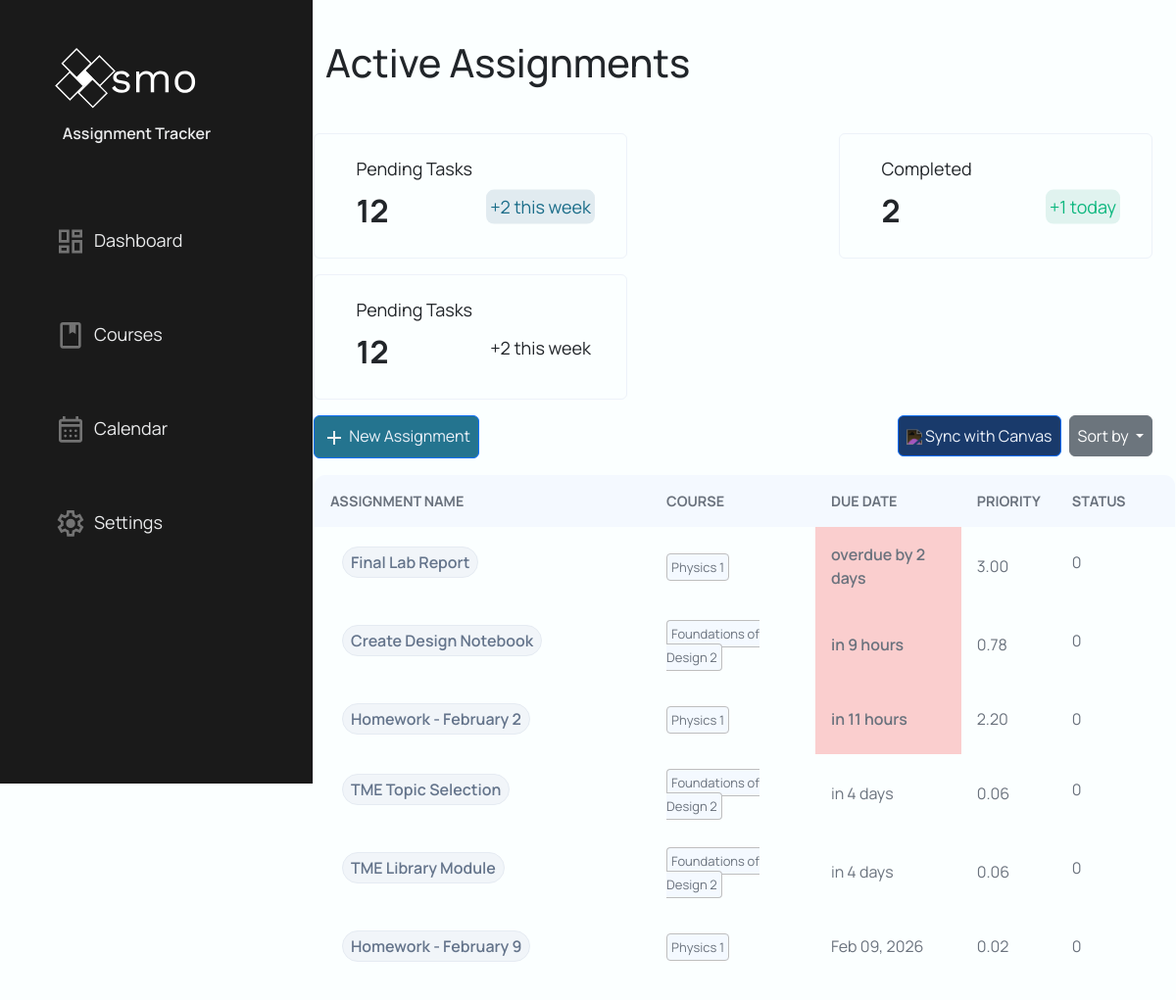
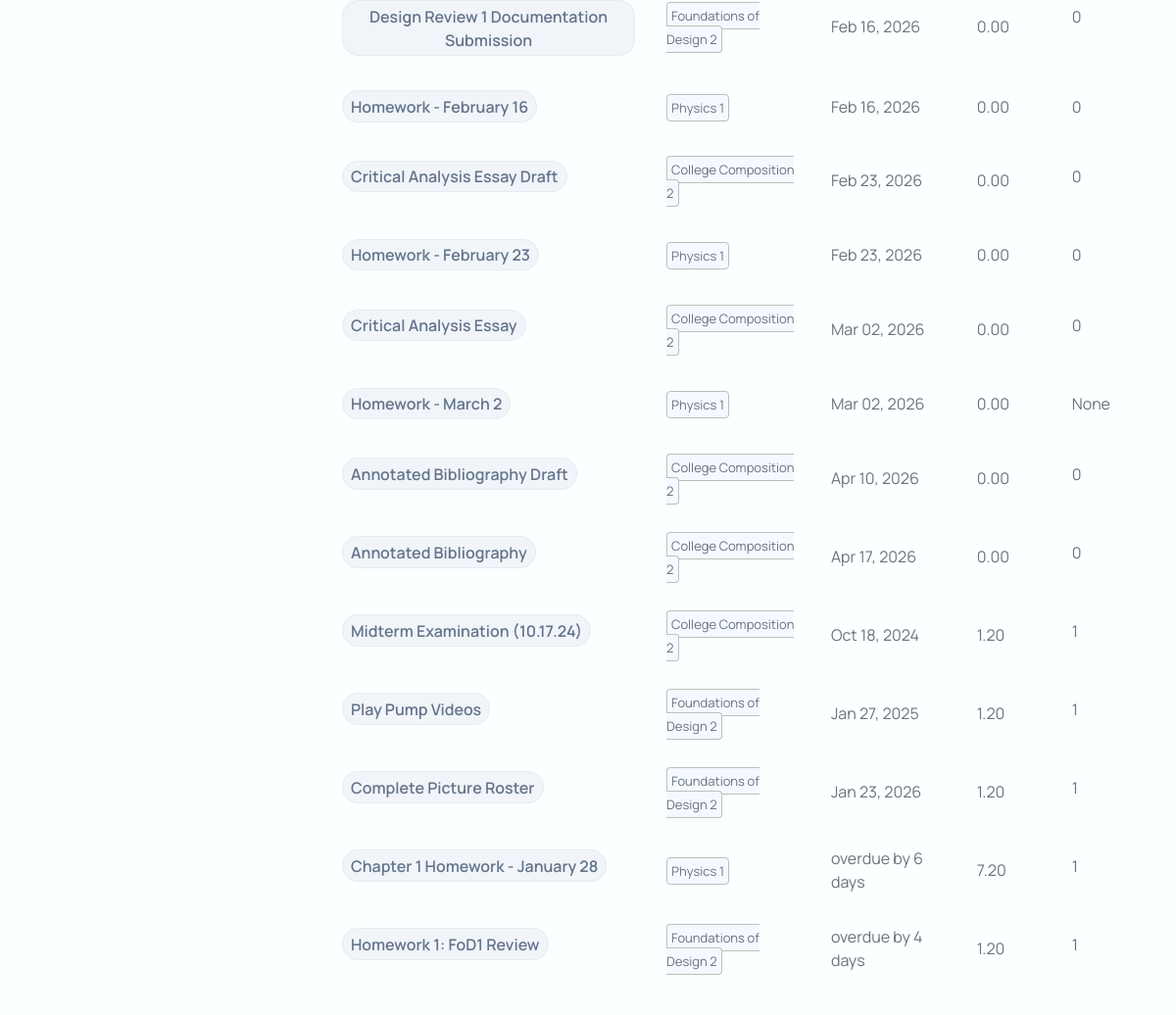
The app's page /dashboard/ (signed in), older data (2 pictures, top to bottom).
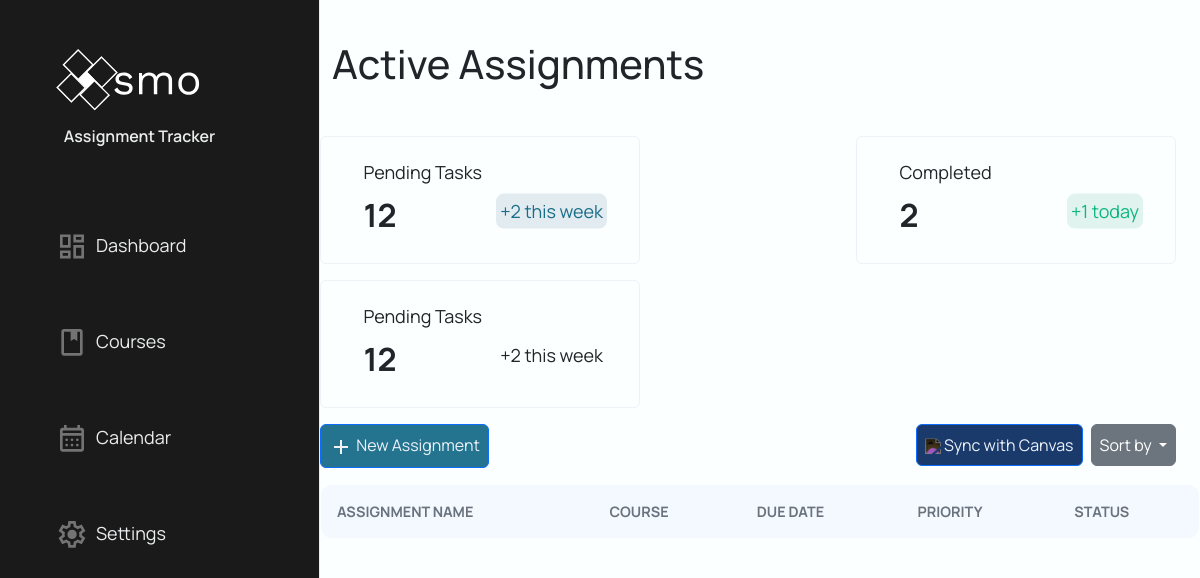
The same page, newer data.
### models/assignment.py (models this page shows, shortened)
class Assignment(db.Model):
    __tablename__ = "assignments"
    assignment_id = db.Column("assignment_id", db.Integer, primary_key=True, autoincrement=True)
    user_id = db.Column("user_id", db.Integer, db.ForeignKey("users.user_id"), nullable=False)
    course_id = db.Column("course_id", db.Integer, db.ForeignKey("courses.course_id"), nullable=False)
    course = db.relationship("Course", back_populates="assignments", foreign_keys="Assignment.course_id")
    title = db.Column("title", db.Text, nullable=False)
    description = db.Column("description", db.Text, nullable=True)
    due = db.Column("due", db.Text, nullable=False)        # ISO-8601 text datetime recommended
    status = db.Column("status", db.Integer, nullable=True)  # 0/1 or enum-like int
    created = db.Column("created", db.Text, nullable=True)
    updated = db.Column("updated", db.Text, nullable=True)
    points_possible = db.Column("points_possible", db.Integer, nullable=True)
    score = db.Column("score", db.Float, nullable=True)  # Actual score achieved
    canvas_assignment_id = db.Column("canvas_assignment_id", db.Integer, nullable=True)
    workflow_state = db.Column("workflow_state", db.Text, nullable=True)
    unlock_at = db.Column("unlock_at", db.Text, nullable=True)
    html_url = db.Column("html_url", db.Text, nullable=True)
    submission_type = db.Column("submission_type", db.Text, nullable=True)
    canvas_base_url = db.Column("canvas_base_url", db.Text, nullable=True)
    last_canvas_sync = db.Column("last_canvas_sync", db.Text, nullable=True)
    effort = db.Column("effort", db.Integer, nullable=True, default=1) # 1=Low, 2=Med, 3=High
    event_id = db.Column("event_id", db.Text, nullable=True)

### models/courses.py (models this page shows, shortened)
class Course(db.Model):
    __tablename__ = "courses"
    assignments = db.relationship("Assignment",
                                  back_populates="course",
                                  foreign_keys="Assignment.course_id",
                                  primaryjoin = "Course.course_id == Assignment.course_id"
                                  )
    course_id = db.Column(
        "course_id",
        db.Integer,
        primary_key=True,
        autoincrement=True
    )
    user_id = db.Column(
        "user_id",
        db.Integer,
        db.ForeignKey("users.user_id"),
        nullable=False
    )
    course_name = db.Column(
        "course_name",
        db.Text,
        nullable=False
    )
    course_code = db.Column(
        "course_code",
        db.Text,
        nullable=False
    )
    canvas_course_id = db.Column(
        "canvas_course_id",
        db.Integer,
        nullable=True
    )
    workflow_state = db.Column(
        "workflow_state",
        db.Text,
        nullable=True
    )
    time_zone = db.Column(
        "time_zone",
        db.Text,
        nullable=True
    )
    end_at = db.Column(
        "end_at",
        db.Text,
        nullable=False
    )
    last_sync = db.Column(
        "last_sync",
        db.Text,
        nullable=True
    )
    canvas_base_url = db.Column(
        "canvas_base_url",
        db.Text,
        nullable=True
    )
    weight = db.Column(
        "weight",
        db.Float,
        default=1.0,
        nullable=False
    )

### Website/MainPage/mainPage.py (the view)
@mainPage_bp.route("/dashboard/", methods=["POST", "GET"])
@login_required
def dashboard():
    user_id = current_user.user_id
    assignmentRepo = AssignmentRepo()
    courseRepo = CourseRepo()
    userRepo = UserRepo()
    deleteForm = DeleteAssignment()
    assignmentForm = AssignmentCreateForm().updateCourseSelect(courseRepo.getAllCoursesById(user_id))
    editAssignmentForm = EditAssignmentForm()
    checkForm = CheckForm()
    sort_key = (request.args.get("sort"))
    if sort_key is None:
        sort_key = "due"
    else:
        sort_key = sort_key.strip().lower()
    SORT_MAP = {
    "course"      : assignmentRepo.get_SortedByName_Assignment,
    "due"       : assignmentRepo.get_SortedByDue_Assignment,
    "points"    : assignmentRepo.get_SortedByPoints_Assignment,
    "priority"  : assignmentRepo.getAllAssignmentById # Sort manually after calculation
    }
    assignments = SORT_MAP.get(sort_key, assignmentRepo.getAllAssignmentById)(user_id)
    scoring_service = ScoringService(user_id)
    for assignment in assignments:
        assignment.priority_score = scoring_service.calculate_score(assignment, assignment.course)
        assignment.due_display, assignment.due_hour = format_due_display(assignment.due)
    if sort_key == "priority":
        assignments.sort(key=lambda x: x.priority_score, reverse=True)
    if deleteForm.validate_on_submit:
        print(f"Assignment ID: {deleteForm.assignment_id.data}")
    completed = userRepo.getComplete(user_id)
    return render_template("dashboard.html",
                        completed=completed,
                        assignments=assignments,
                        deleteForm=deleteForm,
                        assignmentForm=assignmentForm,
                        editForm=editAssignmentForm,
                        checkForm=checkForm)

### Website/MainPage/templates/dashboard.html (shortened to what this page needs)
{% extends "base.html" %}
{% block content %}
{% block head %}
    <link rel="stylesheet" type="text/css" href="{{ url_for('static', filename='dashboard.css') }}">
    <link rel="stylesheet" type="text/css" href="{{ url_for('static', filename='modal.css') }}">
    <link rel="stylesheet" type="text/css" href="{{ url_for('static', filename='button.css') }}">
    <link rel="stylesheet" type="text/css" href="{{ url_for('static', filename='toast.css') }}">
{%  endblock %}
    <div class="container h-100 w-100">
        <div class="toast-container position-fixed top-0 end-0 p-3">
        </div>
        <div class="col w-100">
            <div class="row">
                <h1>Active Assignments</h1>
            </div>
            <div class="row card-div">
                <div class="card">
                    <p class="card-header1">Pending Tasks</p>
                    <p class="card-number">12</p>
                    <div class="tally">
                        <p class="card-tally-pending">+2 this week</p>
                    </div>
                </div>
                <div class="card">
                    <p class="card-header1">Completed</p>
                    <p class="card-number">{{completed}}</p>
                    <div class="tally">
                        <p class="card-tally-completed">+1 today</p>
                    </div>
                </div>
                <div class="card">
                    <p class="card-header1">Pending Tasks</p>
                    <p class="card-number">12</p>
                    <div class="tally">
                        <p class="card-tally-due">+2 this week</p>
                    </div>
                </div>
            </div>
            <div class="row button-div mt-3 mb-3 w-100">
                <div class="w-auto p-0">
                    <button type="button" class="btn btn-primary btn-create" onclick=showCreateModal()>
                        <img class="create-img" src="{{ url_for('static', filename='/images/navbar/add.svg') }}">
                        New Assignment
                    </button>
                </div>
                <div class="w-auto p-0 ms-auto">
                    <button type="button" class="btn btn-primary" id="sync" onclick=sync()>
                        <img class="btn-icon" src="{{ url_for('static', filename='images/icons/sync1.svg') }}">
                        Sync with Canvas
                    </button>
                </div>
                <div class="w-auto p-0 dropdown">
                    <button class="btn btn-secondary dropdown-toggle" type="button" data-bs-toggle="dropdown" aria-expanded="false">
                        Sort by
                    </button>
                </div>
            </div>
            <div class="row table-div">
                <table class="assignment-table">
                    <tr>
                        <th>Assignment Name</th>
                        <th>Course</th>
                        <th>Due Date</th>
                        <th>Priority</th>
                        <th>Status</th>
                    </tr>
                    {% for assignment in assignments %}
                        <tr class="table-row">
                            <td class="title d-flex align-items-center">
                                <form method="POST" action="/dashboard/assignments/{{ assignment.assignment_id }}/complete" class="d-flex align-items-center m-0 p-0 complete-form">
                                </form>
                                <button
                                    class="btn-name"
                                    onclick=showEditModal(this)
                                    data-assignment-id="{{assignment.assignment_id}}"
                                    data-canvas-id="{{assignment.canvas_assignment_id}}"
                                    data-assignment-name="{{assignment.title}}"
                                    data-assignment-desc="{{assignment.description}}"
                                    data-effort="{{assignment.effort}}"
                                    data-url="{{assignment.html_url}}">
                                    {{assignment.title}}
                                </button>
                            </td>
                            <td><a class="course-name">{{assignment.course.course_name}}</a></td>
                                {% if assignment.due_hour is none %}
                                    <td>{{assignment.due_display}}</td>
                                {% elif assignment.due_hour == "overdue" and assignment.status != 1 %}
                                    <td class="due-24">{{assignment.due_display}}</td>
                                {% elif assignment.due_hour is string %}
                                    <td>{{assignment.due_display}}</td>
                                {% elif assignment.due_hour < 24 %}
                                    <td class="due-24">{{assignment.due_display}}</td>
                                {% elif assignment.due_hour < 72 %}
                                    <td class="due-72">{{assignment.due_display}}</td>
                                {% else %}
                                    <td>{{assignment.due_display}}</td>
                                {% endif %}
                            <td class="priority">{{"%.2f"|format(assignment.priority_score)}}</td>
                            <td class="status d-flex align-items-center">
                                {{assignment.status}}
                            </td>
                        </tr>
                    </div>
                    {% endfor %}
                </table>
            </div>
        </div>
    </div>
        </div>
        </div>
{% endblock %}

### templates/base.html (shortened to what this page needs)
<!doctype html>
<html lang="en">
<head>
    <link href="https://cdn.jsdelivr.net/npm/bootstrap@5.3.8/dist/css/bootstrap.min.css" rel="stylesheet">
    <link rel="stylesheet" type="text/css" href="{{ url_for('static', filename='base.css') }}">
    <link rel="stylesheet" href="https://cdn.jsdelivr.net">
    {% block head %}{% endblock %}
</head>
<body>
    <div class="wrapper">
        <div class="sidebar-div">
            <ul class="sidebar">
                <div class="item">
                    <li>
                        <a>
                            <img class="nav-logo" src="{{ url_for('static', filename='/images/login/OsmoLogo.svg') }}">
                            <p class="text1 brand">Assignment Tracker</p>
                        </a>
                    </li>
                </div>
                <div class="item">
                    <li class="sidebar-item sidebar-brand">
                        <a href="{{ url_for('mainPage.dashboard') }}"class="sidebar-link">
                            <img class="nav-img" src="{{ url_for('static', filename='/images/navbar/dashboard1.svg') }}">
                            <span class="text1">Dashboard</span>
                        </a>
                    </li>
                </div>
                <div class="item">
                    <li class="sidebar-item">
                        <a href="{{ url_for('courses.course') }}" class="sidebar-link">
                            <img class="nav-img" src="{{ url_for('static', filename='/images/navbar/courses1.svg') }}">
                            <span class="text1">Courses</span>
                        </a>
                </div>
                <div class="item">
                    <li class="sidebar-item">
                        <a href="{{ url_for('calendar.calendar') }}" class="sidebar-link">
                            <img class="nav-img" src="{{ url_for('static', filename='/images/navbar/calendar.svg') }}">
                            <span class="text1">Calendar</span>
                        </a>
                    </li>
                </div>
                <div class="item">
                    <li class="sidebar-item">
                        <a href="{{ url_for('settings.settings') }}" class="sidebar-link">
                            <img class="nav-img" src="{{ url_for('static', filename='/images/navbar/settings.svg') }}">
                            <span class="text1">Settings</span>
                        </a>
                    </li>
                </div>
            </ul>
        </div>
        <div class="main w-100 d-flex flex-row">
            {%block content%}
            {%endblock%}
</body>

Row changes from the older to the newer data that the page shows:
removed Assignment: title "Final Lab Report", course.course_name "Physics 1", due_display "overdue by 2 days", priority_score "3.00", status "0"
removed Assignment: title "Create Design Notebook", course.course_name "Foundations of Design 2", due_display "in 9 hours", priority_score "0.78", status "0"
removed Assignment: title "Homework - February 2", course.course_name "Physics 1", due_display "in 11 hours", priority_score "2.20", status "0"
removed Assignment: title "TME Topic Selection", course.course_name "Foundations of Design 2", due_display "in 4 days", priority_score "0.06", status "0"
removed Assignment: title "TME Library Module", course.course_name "Foundations of Design 2", due_display "in 4 days", priority_score "0.06", status "0"
removed Assignment: title "Homework - February 9", course.course_name "Physics 1", due_display "Feb 09, 2026", priority_score "0.02", status "0"
removed Assignment: title "Design Review 1 Documentation Submission", course.course_name "Foundations of Design 2", due_display "Feb 16, 2026", priority_score "0.00", status "0"
removed Assignment: title "Homework - February 16", course.course_name "Physics 1", due_display "Feb 16, 2026", priority_score "0.00", status "0"
removed Assignment: title "Critical Analysis Essay Draft", course.course_name "College Composition 2", due_display "Feb 23, 2026", priority_score "0.00", status "0"
removed Assignment: title "Homework - February 23", course.course_name "Physics 1", due_display "Feb 23, 2026", priority_score "0.00", status "0"
removed Assignment: title "Critical Analysis Essay", course.course_name "College Composition 2", due_display "Mar 02, 2026", priority_score "0.00", status "0"
removed Assignment: title "Homework - March 2", course.course_name "Physics 1", due_display "Mar 02, 2026", priority_score "0.00", status "None"
removed Assignment: title "Annotated Bibliography Draft", course.course_name "College Composition 2", due_display "Apr 10, 2026", priority_score "0.00", status "0"
removed Assignment: title "Annotated Bibliography", course.course_name "College Composition 2", due_display "Apr 17, 2026", priority_score "0.00", status "0"
removed Assignment: title "Midterm Examination (10.17.24)", course.course_name "College Composition 2", due_display "Oct 18, 2024", priority_score "1.20", status "1"
removed Assignment: title "Play Pump Videos", course.course_name "Foundations of Design 2", due_display "Jan 27, 2025", priority_score "1.20", status "1"
removed Assignment: title "Complete Picture Roster", course.course_name "Foundations of Design 2", due_display "Jan 23, 2026", priority_score "1.20", status "1"
removed Assignment: title "Chapter 1 Homework - January 28", course.course_name "Physics 1", due_display "overdue by 6 days", priority_score "7.20", status "1"
removed Assignment: title "Homework 1: FoD1 Review", course.course_name "Foundations of Design 2", due_display "overdue by 4 days", priority_score "1.20", status "1"
